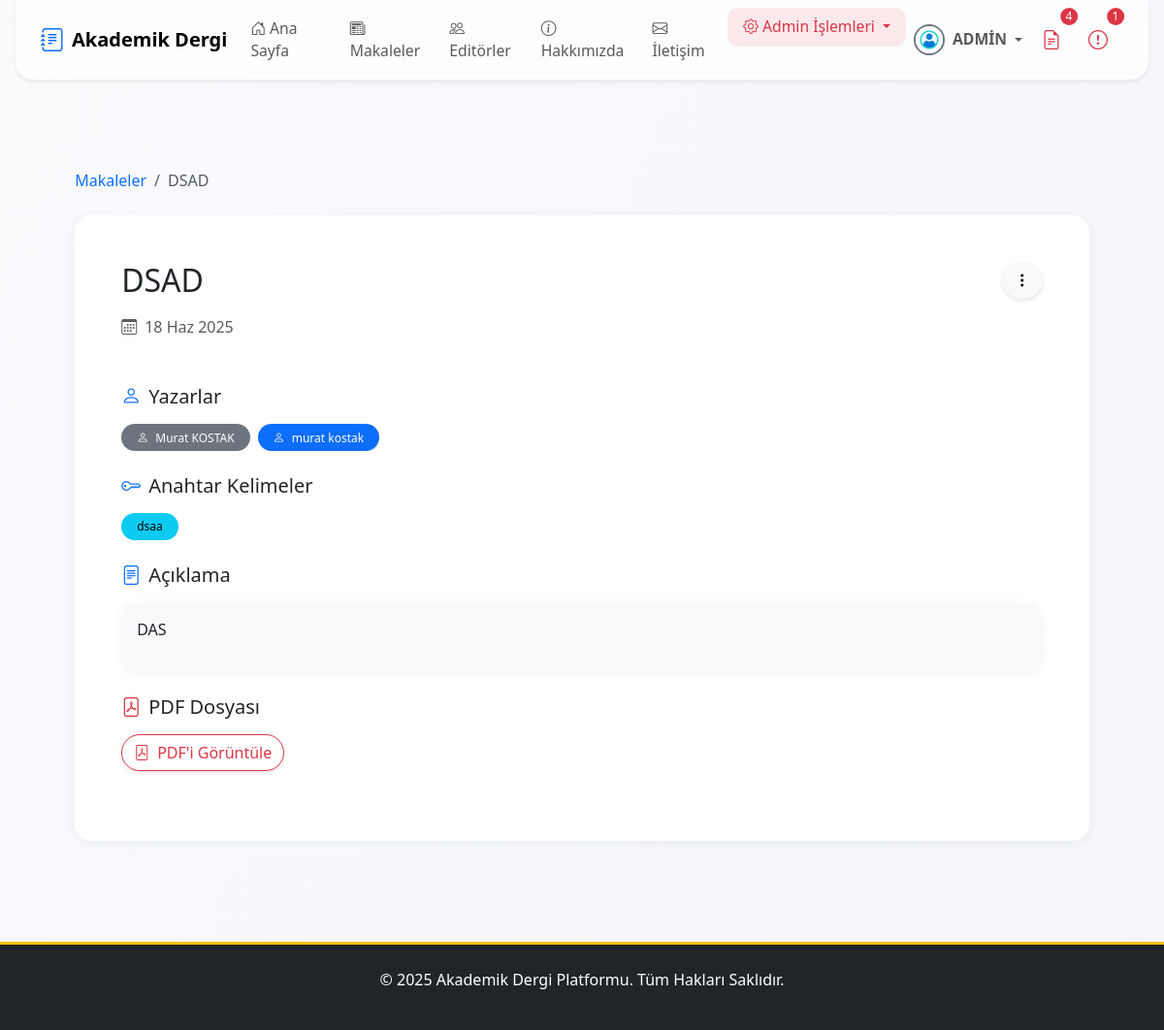
The app's page /articles/detay/dsad/ (signed in), older data.
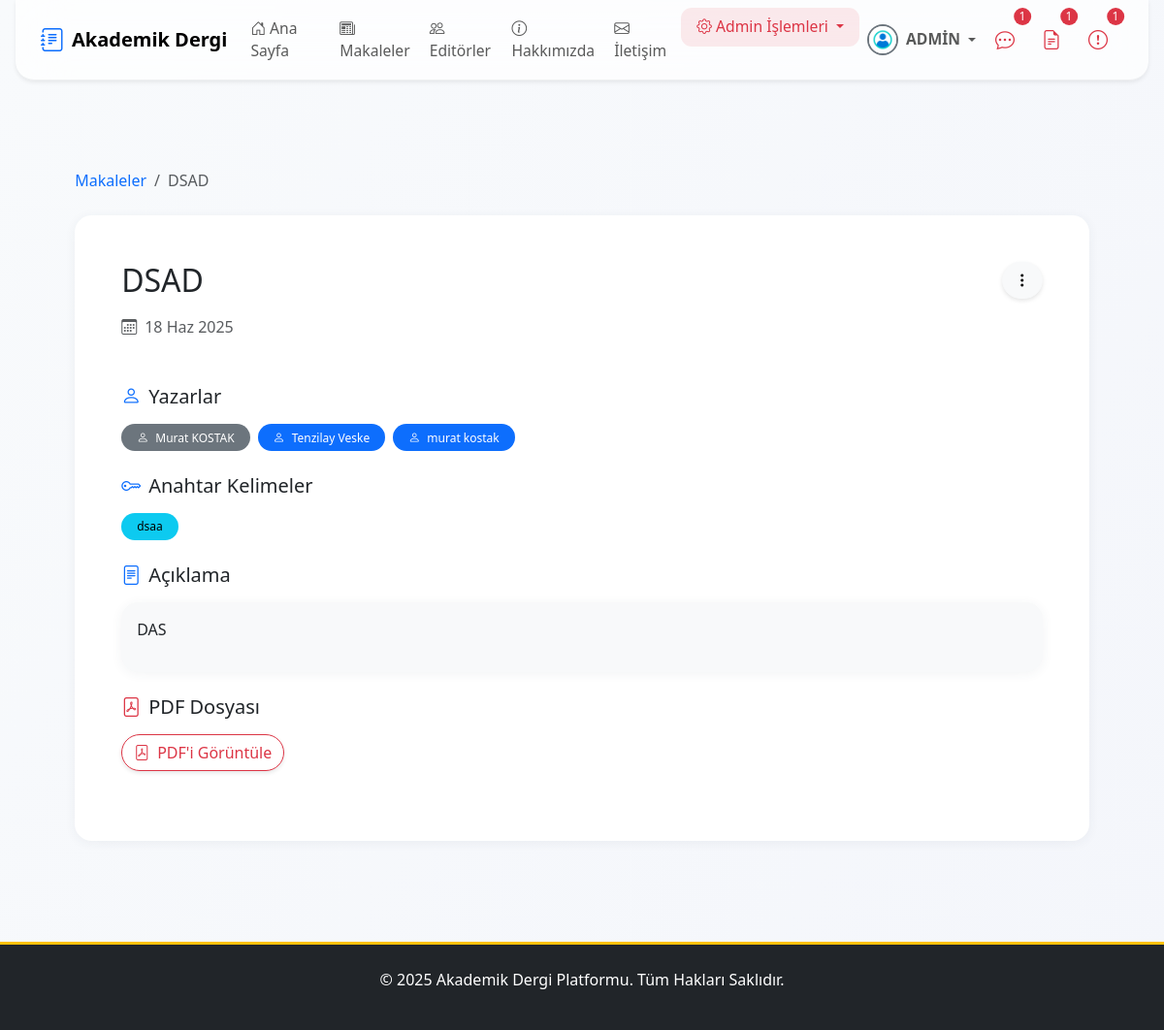
The same page, newer data.
### apps/articles/models.py (models this page shows, shortened)
class Yazar(models.Model):
    isim_soyisim = models.CharField(max_length=255, verbose_name="Yazarın Adı Soyadı")
    user_hesabi = models.OneToOneField(
        settings.AUTH_USER_MODEL,
        on_delete=models.SET_NULL,
        null=True,
        blank=True,
        related_name='yazar_profili'
    )
    class Meta:
        verbose_name = "Yazar"
        verbose_name_plural = "Yazarlar"
        ordering = ['isim_soyisim']

class Makale(models.Model):
    baslik = models.CharField(max_length=255, verbose_name="Başlık")
    slug = models.SlugField(max_length=255, unique=True, blank=True, help_text="Bu alan otomatik oluşturulur.")
    aciklama = models.TextField(verbose_name="Açıklama/Özet")
    pdf_dosyasi = models.FileField(upload_to=article_pdf_path, verbose_name="PDF Dosyası")
    anahtar_kelimeler = models.CharField(max_length=255, verbose_name="Anahtar Kelimeler", help_text="Kelimeleri virgül (,) ile ayırınız.", blank=True)
    yazarlar = models.ManyToManyField(Yazar, related_name='makaleler', verbose_name="Yazarlar")
    dergi_sayisi = models.ForeignKey(DergiSayisi, on_delete=models.SET_NULL, null=True, blank=True, related_name='makaleler', verbose_name="Dergi Sayısı")
    admin_notu = models.TextField(blank=True, null=True, verbose_name="Editör/Admin Notu")
    goruntulenme_sayisi = models.PositiveIntegerField(default=0, verbose_name="Görüntülenme Sayısı")
    goster_makaleler_sayfasinda = models.BooleanField(default=False, verbose_name="Yayında mı?")
    olusturulma_tarihi = models.DateTimeField(auto_now_add=True)
    guncellenme_tarihi = models.DateTimeField(auto_now=True)
    admin_notu_okundu = models.BooleanField(default=True)
    class Meta:
        verbose_name = "Makale"
        verbose_name_plural = "Makaleler"
        ordering = ['-olusturulma_tarihi']
    def save(self, *args, **kwargs):
        if self.pk: # Eğer obje veritabanında varsa (güncelleme işlemi)
            try:
                eski_kayit = Makale.objects.get(pk=self.pk)
                if eski_kayit.admin_notu != self.admin_notu and self.admin_notu:
                    self.admin_notu_okundu = False
            except Makale.DoesNotExist:
                pass # Yeni obje, sorun yok
        super().save(*args, **kwargs)
    def get_keywords_list(self):
        if self.anahtar_kelimeler:
            return [keyword.strip() for keyword in self.anahtar_kelimeler.split(',')]
        return []

### apps/articles/views.py (the view)
# urls.py: path('detay/<slug:slug>/', MakaleDetailView.as_view(), name='makale_detail'),
class MakaleDetailView(DetailView):
    model = Makale
    template_name = 'articles/makale_detail.html'
    context_object_name = 'makale'
    def get_object(self, queryset=None):
        obj = super().get_object(queryset=queryset)
        obj.goruntulenme_sayisi += 1
        obj.save(update_fields=['goruntulenme_sayisi'])
        return obj

### apps/core/context_processors.py (called while the page is built)
def notification_context(request):
    if not request.user.is_authenticated:
        return {}
    user = request.user
    context = {}
    if user.is_superuser:
        context['unread_messages_count'] = IletisimFormu.objects.filter(cevaplandi=False).count()
    else:
        context['unread_messages_count'] = 0
    if user.is_superuser or user.is_editor:
        context['draft_articles_count'] = Makale.objects.filter(goster_makaleler_sayfasinda=False).count()
    else:
        context['draft_articles_count'] = 0
    context['unread_notes_count'] = Makale.objects.filter(
        yazarlar__user_hesabi=user,
        admin_notu_okundu=False
    ).exclude(admin_notu__isnull=True).exclude(admin_notu__exact='').count()
    return context

### apps/users/models.py (called while the page is built)
    def get_full_name(self):
        return f"{self.first_name} {self.last_name}".strip()

### templates/articles/makale_detail.html (shortened to what the changed rows need)
{% extends 'base.html' %}
{% block content %}
<div class="container py-4">
    <nav aria-label="breadcrumb" class="mb-4">
        <ol class="breadcrumb">
            <li class="breadcrumb-item"><a href="{% url 'makale_list' %}" class="text-decoration-none">Makaleler</a></li>
            <li class="breadcrumb-item active" aria-current="page">{{ makale.baslik }}</li>
        </ol>
    </nav>
    <div class="card shadow-sm border-0 rounded-4">
        <div class="card-body p-4 p-md-5">
            <div class="d-flex justify-content-between align-items-start mb-4 flex-wrap gap-2">
                <div>
                    <h1 class="h2 mb-3">{{ makale.baslik }}</h1>
                    <div class="d-flex align-items-center gap-3 text-muted mb-4 flex-wrap">
                        <div class="d-flex align-items-center">
                            <i class="bi bi-calendar3 me-2"></i>
                            <span>{{ makale.olusturulma_tarihi|date:"d M Y" }}</span>
                        </div>
                    </div>
                </div>
            </div>
            <div class="mb-4">
                <div class="d-flex align-items-center flex-wrap gap-2">
                    {% for yazar in makale.yazarlar.all %}
                        {% if yazar.user_hesabi %}
                            <a href="{% url 'kullanici_profili' yazar.user_hesabi.username %}" class="badge bg-primary text-white text-decoration-none px-3 py-2 rounded-pill">
                                <i class="bi bi-person me-1"></i>
                                {{ yazar.isim_soyisim }}
                            </a>
                        {% else %}
                            <span class="badge bg-secondary text-white px-3 py-2 rounded-pill">
                                <i class="bi bi-person me-1"></i>
                                {{ yazar.isim_soyisim }}
                            </span>
                        {% endif %}
                    {% empty %}
                        <span class="text-muted">Yazar bilgisi yok</span>
                    {% endfor %}
                </div>
            </div>
            {% if makale.get_keywords_list %}
            <div class="mb-4">
                <div class="d-flex flex-wrap gap-2">
                    {% for keyword in makale.get_keywords_list %}
                        <span class="badge bg-info text-white px-3 py-2 rounded-pill">
                            {{ keyword }}
                        </span>
                    {% endfor %}
                </div>
            </div>
            {% endif %}
            <div class="mb-4">
                <div class="card bg-light border-0 rounded-3">
                    <div class="card-body">
                        {{ makale.aciklama|linebreaks }}
                    </div>
                </div>
            </div>
        </div>
    </div>
</div>
{% endblock %}

### templates/partials/_navbar.html (shortened to what the changed rows need)
{% load static %}
{% load form_tags %}
<nav class="navbar navbar-expand-lg navbar-light fixed-top navbar-glass shadow-sm">
    <div class="container position-relative">
        <div class="collapse navbar-collapse justify-content-between mobile-glass-menu" id="navbarNav">
            <ul class="navbar-nav align-items-center gap-lg-1 gap-2 d-none d-lg-flex">
                {% if user.is_authenticated %}
                    {% if unread_notes_count and unread_notes_count > 0 %}
                    <li class="nav-item position-relative me-2">
                        <a href="{% url 'makalelerim' %}" class="nav-link px-2" title="Yeni Admin Notu Olan Makaleler">
                            <i class="bi bi-chat-dots fs-5 text-danger"></i>
                            <span class="position-absolute top-0 start-100 translate-middle badge rounded-pill bg-danger text-white small-badge">{{ unread_notes_count }}</span>
                        </a>
                    </li>
                    {% endif %}
                    {% if user.is_superuser or user.is_editor %}
                        {% if draft_articles_count and draft_articles_count > 0 %}
                        <li class="nav-item position-relative me-2">
                            <a href="{% url 'dashboard:editor_panel' %}" class="nav-link px-2" title="Taslak Makaleler">
                                <i class="bi bi-file-earmark-text fs-5 text-danger"></i>
                                <span class="position-absolute top-0 start-100 translate-middle badge rounded-pill bg-danger text-white small-badge">{{ draft_articles_count }}</span>
                            </a>
                        </li>
                        {% endif %}
                    {% endif %}
                {% endif %}
            </ul>
        </div>
    </div>
</nav>

Row changes from the older to the newer data that the page shows:
added Yazar: isim_soyisim "Tenzilay Veske"
Text that changed along with them:
{{ unread_notes_count }}: (not shown) → "1"
{{ draft_articles_count }}: "4" → "1"
